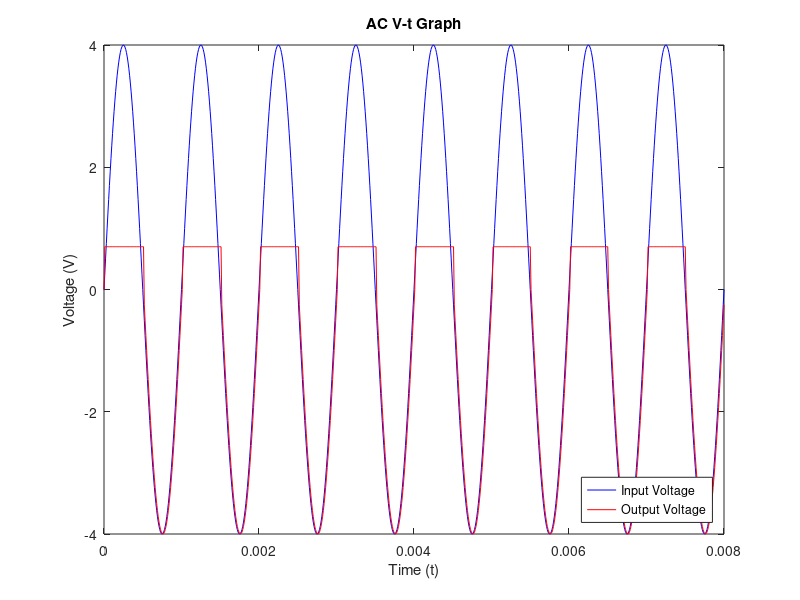

The MATLAB source for this figure:
%created by Semih BOLUKBASI - Beyza KARACA
clc
clear
close all

t = [0:1e-5:8e-3]; %current
ac = 4 * sin(2 * pi * 1e3 * t);

out = 0; %output voltage

%During Positive Half Cycle: Output voltage (VO) = Vd Volts
%During Negative Half Cycle: Output voltage (VO) = Vin Volts
for i=1:length(ac)-1
    if ac(i) >= 0
       out(end+1)=0.7;
    else
        out(end+1)=ac(i);
    end    
end

plot(t,ac,'b')
hold on
plot(t,out,'r')
legend("Input Voltage","Output Voltage",'location',"southeast")
title('AC V-t Graph')
xlabel('Time (t)')
ylabel('Voltage (V)')



